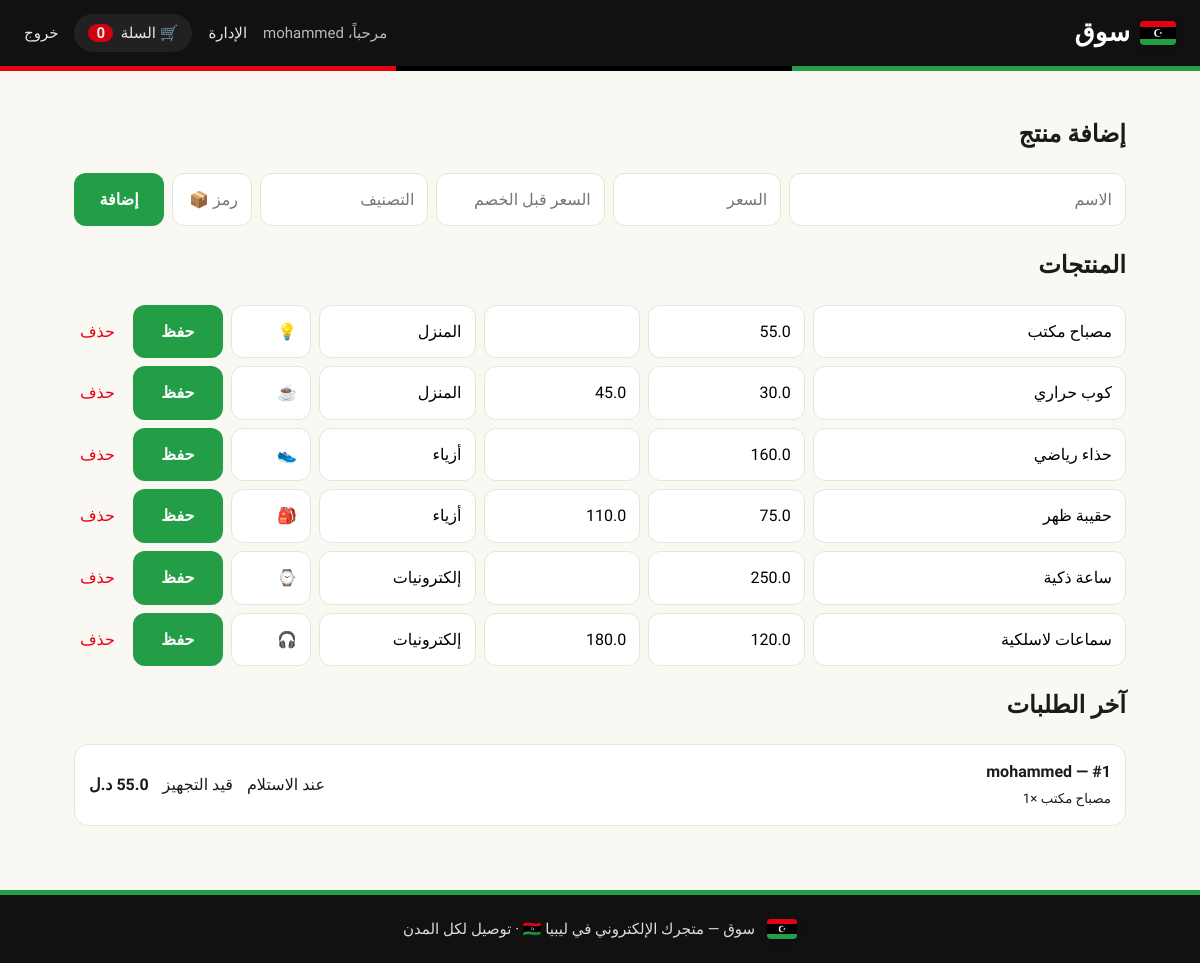
The page /admin (signed in) on the database its author committed.
### tables this page shows
CREATE TABLE orders(
            id INTEGER PRIMARY KEY, user TEXT, total REAL, method TEXT, status TEXT,
            items TEXT, created TEXT DEFAULT CURRENT_TIMESTAMP);

CREATE TABLE products(
            id INTEGER PRIMARY KEY, name TEXT, price REAL, old REAL, cat TEXT, emoji TEXT);

### souq/app.py (the view)
@app.route("/admin")
@admin_required
def admin():
    return render_template("admin.html", count=0,
        products=db().execute("SELECT * FROM products ORDER BY id DESC").fetchall(),
        orders=db().execute("SELECT * FROM orders ORDER BY id DESC LIMIT 30").fetchall())

### souq/app.py (called while the page is built)
@app.context_processor
def inject_currency():
    return {"currency": CURRENCY}

def db():
    if "db" not in g:
        g.db = sqlite3.connect(DB)
        g.db.row_factory = sqlite3.Row
    return g.db

def login_required(f):
    @wraps(f)
    def w(*a, **k):
        if "user" not in session:
            return redirect(url_for("login"))
        return f(*a, **k)
    return w

def admin_required(f):
    @wraps(f)
    @login_required
    def w(*a, **k):
        if not session.get("admin"):
            return redirect(url_for("shop"))
        return f(*a, **k)
    return w

### souq/templates/admin.html (shortened to what this page needs)
{% extends "base.html" %}
{% block body %}
{% include "_nav.html" %}
<main class="wrap">
  <h2>إضافة منتج</h2>
  <form class="prod" method="post" action="{{ url_for('admin_save') }}">
    <input name="name" placeholder="الاسم" required>
    <input name="price" type="number" step="0.01" placeholder="السعر" required>
    <input name="old" type="number" step="0.01" placeholder="السعر قبل الخصم">
    <input name="cat" placeholder="التصنيف" required>
    <input name="emoji" placeholder="رمز 📦" maxlength="4">
    <button class="btn">إضافة</button>
  </form>
  <h2>المنتجات</h2>
  {% for p in products %}
  <div class="prodrow">
    <form class="prod" method="post" action="{{ url_for('admin_save') }}">
      <input name="name" value="{{ p.name }}" required>
      <input name="price" type="number" step="0.01" value="{{ p.price }}" required>
      <input name="old" type="number" step="0.01" value="{{ p.old or '' }}">
      <input name="cat" value="{{ p.cat }}" required>
      <input name="emoji" value="{{ p.emoji }}" maxlength="4">
      <button class="btn">حفظ</button>
    </form>
    <form method="post" action="{{ url_for('admin_delete', pid=p.id) }}"><button class="link">حذف</button></form>
  </div>
  {% endfor %}
  <h2>آخر الطلبات</h2>
  {% for o in orders %}
  <div class="row"><div><strong>#{{ o.id }} — {{ o.user }}</strong><br><small>{{ o['items'] }}</small></div>
    <span>{{ o.method }}</span><span>{{ o.status }}</span><b>{{ o.total }} {{ currency }}</b></div>
  {% else %}<p class="empty">لا توجد طلبات بعد.</p>{% endfor %}
</main>
{% endblock %}

### souq/templates/_nav.html
<header class="nav">
  <a class="logo" href="{{ url_for('shop') }}">{% include "_flag.html" %}<span>سوق</span></a>
  <nav>
    <span class="hi">مرحباً، {{ session.user }}</span>
    {% if session.admin %}<a href="{{ url_for('admin') }}">الإدارة</a>{% endif %}
    <a class="cartbtn" href="{{ url_for('cart') }}">🛒 السلة <b>{{ count }}</b></a>
    <a href="{{ url_for('logout') }}">خروج</a>
  </nav>
</header>
<div class="stripe"></div>

### souq/static/style.css (style rules this page uses)
:root { --black:#111;--red:#e70013;--green:#239e46;--gdark:#1a7a36;--bg:#faf8f3;--card:#fff;--line:#e8e4da;--mut:#6b6b66;--ink:#1b1b1b }
* { box-sizing:border-box }
html { scroll-behavior:smooth }
body { margin:0;font-family:Tajawal,system-ui,sans-serif;background:var(--bg);color:var(--ink);line-height:1.6 }
a { color:inherit }
.btn { display:flex;align-items:center;justify-content:center;gap:8px;width:100%;padding:13px 18px;border:0;border-radius:12px; background:var(--green);color:#fff;font:inherit;font-weight:800;cursor:pointer;text-decoration:none;transition:.2s }
input { width:100%;margin-top:6px;padding:13px;border:1px solid var(--line);border-radius:12px;font:inherit;background:#fff;transition:.2s }
.nav { position:sticky;top:0;z-index:10;display:flex;justify-content:space-between;align-items:center;padding:12px 24px;background:var(--black);color:#fff }
.stripe { height:5px;background:linear-gradient(90deg,var(--red) 33%,#000 33% 66%,var(--green) 66%) }
.logo { display:flex;align-items:center;gap:10px;font-size:26px;font-weight:800;text-decoration:none }
.nav nav { display:flex;gap:16px;align-items:center;font-size:15px }
.nav nav a { text-decoration:none;opacity:.9;transition:.2s }
.cartbtn { background:#ffffff14;padding:7px 14px;border-radius:999px }
.cartbtn b { background:var(--red);padding:0 8px;border-radius:999px;margin-inline-start:4px }
.hi { opacity:.7 }
.wrap { max-width:1100px;margin:0 auto;padding:24px }
.row { display:flex;align-items:center;gap:14px;padding:14px;background:#fff;border:1px solid var(--line);border-radius:14px;margin-bottom:10px }
.row div { flex:1 }
.link { background:none;border:0;color:var(--red);cursor:pointer;font:inherit }
.prod { display:grid;grid-template-columns:2fr 1fr 1fr 1fr 80px 90px;gap:8px;flex:1 }
.prod input { margin:0 }
.prodrow { display:flex;align-items:center;gap:12px;margin-bottom:8px }

### rows shown on the page
orders: user "mohammed", id "1", items "مصباح مكتب ×1", method "عند الاستلام", status "قيد التجهيز", currency "د.ل"
products: name "مصباح مكتب", price "55.0", cat "المنزل", emoji "💡"
products: name "كوب حراري", price "30.0", old "45.0", cat "المنزل", emoji "☕"
products: name "حذاء رياضي", price "160.0", cat "أزياء", emoji "👟"
products: name "حقيبة ظهر", price "75.0", old "110.0", cat "أزياء", emoji "🎒"
products: name "ساعة ذكية", price "250.0", cat "إلكترونيات", emoji "⌚"
products: name "سماعات لاسلكية", price "120.0", old "180.0", cat "إلكترونيات", emoji "🎧"

### other values the page prints
{{ count }} "0"
